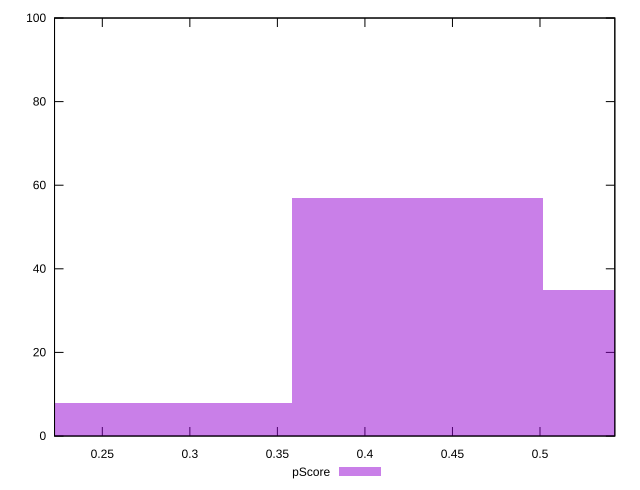

This chart was generated by the following gnuplot code:
reset

$pScore <<EOF
0.28665139293151864 8
0.42997708939727797 57
0.5733027858630373 35
EOF

set key outside below
set boxwidth 0.14332569646575932
set xrange [0.22270756870035524:0.5427439783322973]
set yrange [0:100]
set trange [0:100]
set style fill transparent solid 0.5 noborder
set terminal svg size 640, 490 enhanced background rgb 'white'
set output "report_00014_2021-02-09T15:56:05.503Z/first-cpu-idle/samples/pages+cached+noadtech/pScore/histogram.svg"

plot $pScore title "pScore" with boxes

reset
